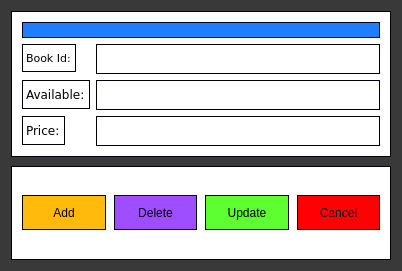
<?xml version="1.0" encoding="UTF-8"?>
<ui version="4.0">
 <class>ManageBooks</class>
 <widget class="QDialog" name="ManageBooks">
  <property name="geometry">
   <rect>
    <x>0</x>
    <y>0</y>
    <width>402</width>
    <height>271</height>
   </rect>
  </property>
  <property name="windowTitle">
   <string>Dialog</string>
  </property>
  <property name="styleSheet">
   <string notr="true">background-color:rgb(57, 57, 57);</string>
  </property>
  <layout class="QVBoxLayout" name="verticalLayout">
   <property name="spacing">
    <number>9</number>
   </property>
   <item>
    <widget class="QFrame" name="">
     <property name="styleSheet">
      <string notr="true">border: 1px solid rgb(0,0,15);
borde-radius:5px;
background-color:white;
color:black;</string>
     </property>
     <layout class="QFormLayout" name="formLayout">
      <property name="leftMargin">
       <number>10</number>
      </property>
      <property name="topMargin">
       <number>10</number>
      </property>
      <property name="rightMargin">
       <number>10</number>
      </property>
      <property name="bottomMargin">
       <number>10</number>
      </property>
      <item row="0" column="0" colspan="2">
       <widget class="QLabel" name="errorMsgs">
        <property name="styleSheet">
         <string notr="true">background-color: rgb(29, 127, 255);</string>
        </property>
        <property name="text">
         <string/>
        </property>
       </widget>
      </item>
      <item row="1" column="0">
       <widget class="QLabel" name="label">
        <property name="minimumSize">
         <size>
          <width>0</width>
          <height>0</height>
         </size>
        </property>
        <property name="font">
         <font>
          <family>Verdana</family>
          <pointsize>8</pointsize>
         </font>
        </property>
        <property name="text">
         <string>Book Id:</string>
        </property>
       </widget>
      </item>
      <item row="1" column="1">
       <widget class="QLineEdit" name="bookId">
        <property name="minimumSize">
         <size>
          <width>0</width>
          <height>30</height>
         </size>
        </property>
        <property name="inputMethodHints">
         <set>Qt::ImhDigitsOnly</set>
        </property>
       </widget>
      </item>
      <item row="2" column="0">
       <widget class="QLabel" name="label_2">
        <property name="font">
         <font>
          <family>Verdana</family>
         </font>
        </property>
        <property name="text">
         <string>Available:</string>
        </property>
       </widget>
      </item>
      <item row="2" column="1">
       <widget class="QLineEdit" name="available">
        <property name="minimumSize">
         <size>
          <width>0</width>
          <height>30</height>
         </size>
        </property>
        <property name="inputMethodHints">
         <set>Qt::ImhDigitsOnly</set>
        </property>
        <property name="echoMode">
         <enum>QLineEdit::Normal</enum>
        </property>
       </widget>
      </item>
      <item row="3" column="0">
       <widget class="QLabel" name="label_3">
        <property name="font">
         <font>
          <family>Verdana</family>
         </font>
        </property>
        <property name="text">
         <string>Price:</string>
        </property>
       </widget>
      </item>
      <item row="3" column="1">
       <widget class="QLineEdit" name="price">
        <property name="minimumSize">
         <size>
          <width>0</width>
          <height>30</height>
         </size>
        </property>
        <property name="inputMethodHints">
         <set>Qt::ImhFormattedNumbersOnly</set>
        </property>
       </widget>
      </item>
     </layout>
    </widget>
   </item>
   <item>
    <widget class="QFrame" name="">
     <property name="styleSheet">
      <string notr="true">border: 1px solid rgb(0,0,15);
borde-radius:5px;
background-color:white;
color:black;</string>
     </property>
     <layout class="QHBoxLayout" name="horizontalLayout">
      <property name="spacing">
       <number>8</number>
      </property>
      <property name="leftMargin">
       <number>10</number>
      </property>
      <property name="rightMargin">
       <number>10</number>
      </property>
      <item>
       <widget class="QPushButton" name="add">
        <property name="minimumSize">
         <size>
          <width>40</width>
          <height>35</height>
         </size>
        </property>
        <property name="styleSheet">
         <string notr="true">background-color:rgb(255, 186, 11);</string>
        </property>
        <property name="text">
         <string>Add</string>
        </property>
       </widget>
      </item>
      <item>
       <widget class="QPushButton" name="delete_2">
        <property name="minimumSize">
         <size>
          <width>0</width>
          <height>35</height>
         </size>
        </property>
        <property name="styleSheet">
         <string notr="true">background-color:rgb(158, 78, 255)</string>
        </property>
        <property name="text">
         <string>Delete</string>
        </property>
       </widget>
      </item>
      <item>
       <widget class="QPushButton" name="update">
        <property name="minimumSize">
         <size>
          <width>0</width>
          <height>35</height>
         </size>
        </property>
        <property name="styleSheet">
         <string notr="true">background-color:rgb(94, 255, 49)</string>
        </property>
        <property name="text">
         <string>Update</string>
        </property>
       </widget>
      </item>
      <item>
       <widget class="QPushButton" name="Cancel">
        <property name="minimumSize">
         <size>
          <width>0</width>
          <height>35</height>
         </size>
        </property>
        <property name="styleSheet">
         <string notr="true">background-color:rgb(255, 0, 4);</string>
        </property>
        <property name="text">
         <string>Cancel</string>
        </property>
       </widget>
      </item>
     </layout>
    </widget>
   </item>
  </layout>
 </widget>
 <resources/>
 <connections/>
</ui>
